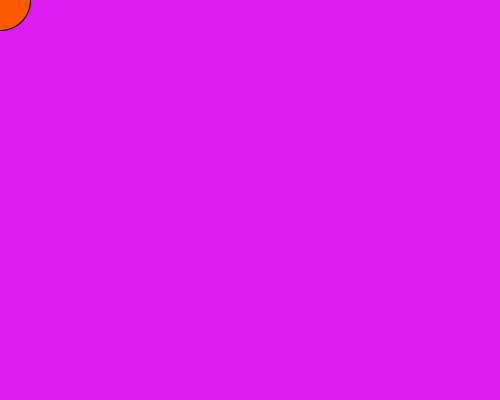
Frame 1 (no input)
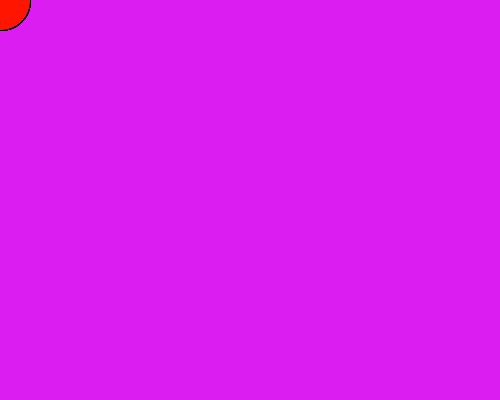
Frame 60 (the mouse pressed at the canvas centre just before this capture)
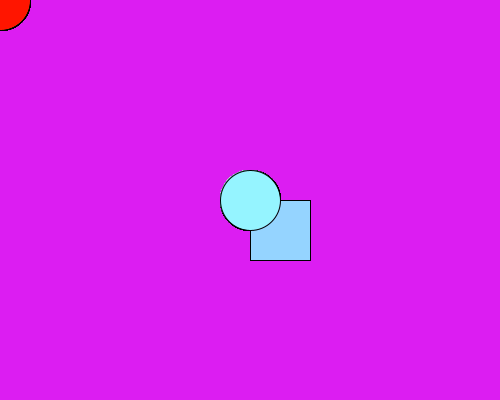
Frame 120 (the mouse held since frame 60 and released just before this capture)

The Processing sketch that drew these frames (run headless with seeded random() and noise(); from frame 60 on, the mouse is pressed at the canvas centre):

// Processing sketch: processing_175667
// ── processing_175667.pde

void setup() {
  size(500,400);
  background(#DC1DF2);
  colorMode(HSB,306,85,96);
  smooth();
}

void draw() {
  
 if (mousePressed) {
    rect(mouseX,mouseY,60,60); // different shape
    fill(random(247),35,223);
  } else {
    fill(random(28),211,173);
  }
  ellipse(mouseX,mouseY,60,60); //click on mouse so it changes shape

 }
